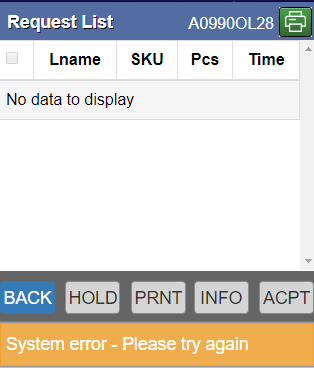
#> input picture ZeroToMastery/pics/BOPUS.PNG, 314 x 368 px, given in place of raul-varzar-xMoq7nGf1nk-unsplash.jpg, which was not available
$ python image.py
#> lines starting #> are read from the running program, lines starting #| are printed output that depends on the picture; pictures that were not available may be replaced by others from this repository, and a replacement may not be noted
from PIL import Image, ImageFilter
from pathlib import Path


img = Image.open(str(Path.cwd().parent)+'//pics//raul-varzar-xMoq7nGf1nk-unsplash.jpg')
#> img is the input picture: PIL image 314x368 RGBA; mean R, G, B, A 214.6, 211, 206.3, 255
img1 = Image.open(str(Path.cwd().parent)+'//pics//pic.jpg')
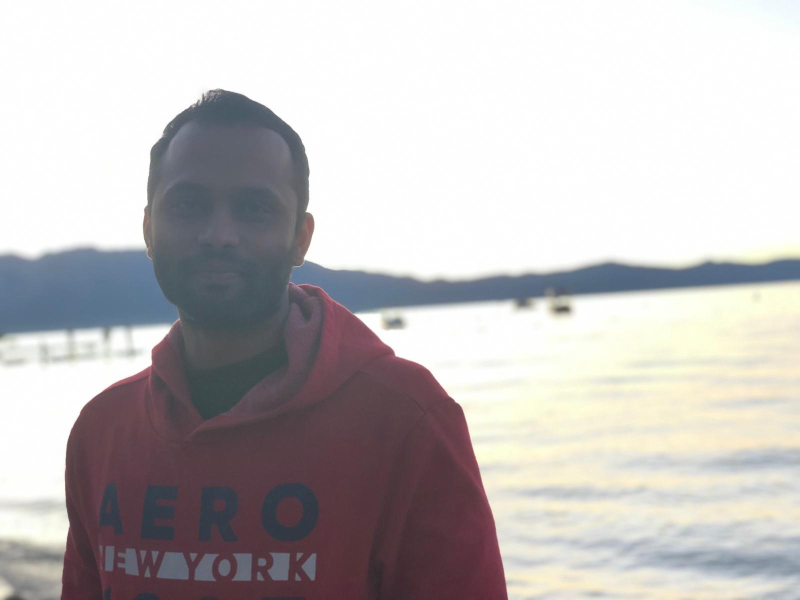
#> input picture ZeroToMastery/pics/pic.jpg, 1600 x 1200 px (shown at 1/2 size)
#> img1 is the input picture: PIL image 1600x1200 RGB; mean R, G, B 192.1, 188.4, 188.5

# filterimg = img.filter(ImageFilter.SMOOTH)
# filterimg.save('blur.png', 'png')

print(img1.size)
#| (1600, 1200)
img1.thumbnail((400, 400))
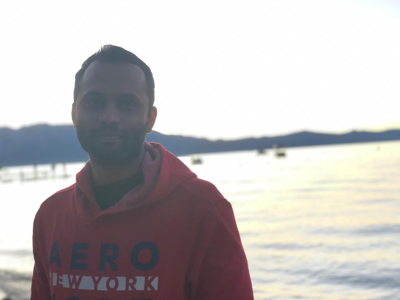
#> img1: PIL image 400x300 RGB; mean R, G, B 192.2, 188.5, 188.6
img1.save('thumb.jpg')
filter_img = img.convert('L')
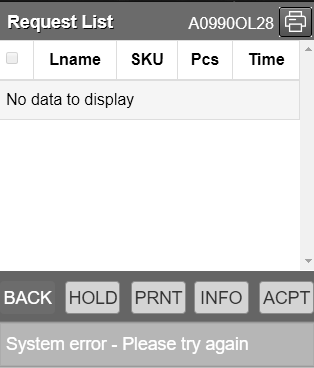
#> filter_img: PIL image 314x368 L; min 0, max 255, mean 211.5
rotate = filter_img.rotate(180)
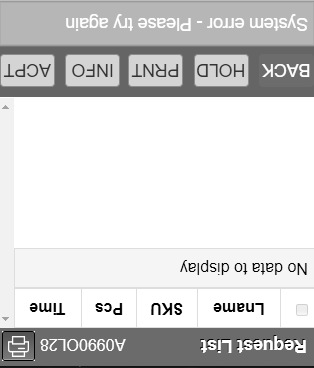
#> rotate: PIL image 314x368 L; min 0, max 255, mean 211.5
resize = filter_img.resize((1000, 1000))
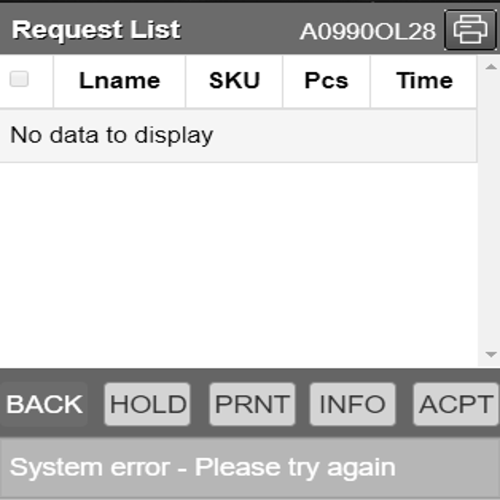
#> resize: PIL image 1000x1000 L (shown at 1/2 size); min 0, max 255, mean 211.4
# (left, upper, right, lower) = (200, 200, 1000, 1000)
# im_crop = filter_img.crop((left, upper, right, lower))
resize.save('pic1.png', 'png')
print(resize.size)
#| (1000, 1000)
resize.show()
img.close()
